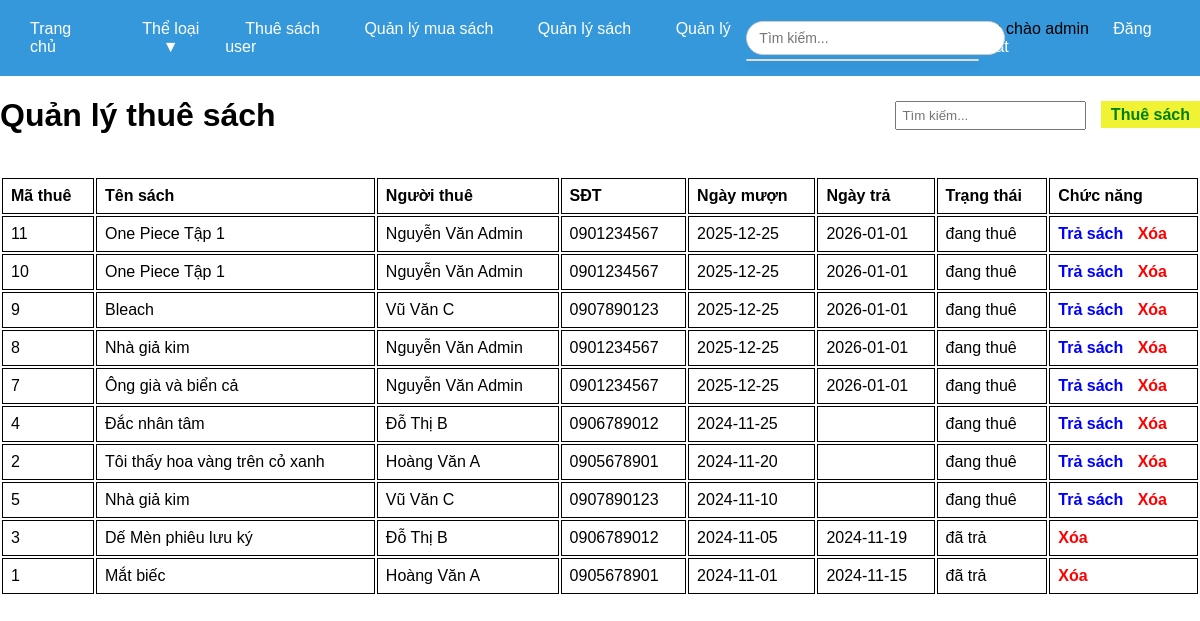
The page /index.php?page_layout=thuesach (signed in) on the database its author committed.
### tables this page shows
CREATE TABLE `thue_sach` (
  `id_muon` int NOT NULL,
  `id_sach` int DEFAULT NULL,
  `id_user` int DEFAULT NULL,
  `ngay_muon` date DEFAULT NULL,
  `ngay_tra` date DEFAULT NULL,
  `trang_thai` varchar(20) DEFAULT 'đang thuê'
);

CREATE TABLE `sach` (
  `id_sach` int NOT NULL,
  `ten_sach` varchar(255) NOT NULL,
  `so_luong` int DEFAULT '0',
  `the_loai` varchar(100) DEFAULT NULL,
  `gia_thue` decimal(10,2) DEFAULT NULL,
  `gia_ban` decimal(10,2) DEFAULT NULL,
  `nam_xuat_ban` int DEFAULT NULL,
  `mo_ta` text,
  `anh_bia` varchar(255) DEFAULT NULL,
  `quoc_gia_id` int DEFAULT NULL
);

CREATE TABLE `nguoi_dung` (
  `id_user` int NOT NULL,
  `ten_dang_nhap` varchar(50) NOT NULL,
  `mat_khau` varchar(255) NOT NULL,
  `ten` varchar(100) NOT NULL,
  `nam_sinh` int DEFAULT NULL,
  `sdt` varchar(15) DEFAULT NULL,
  `email` varchar(100) DEFAULT NULL,
  `quoc_gia_id` int DEFAULT NULL,
  `vai_tro_id` int DEFAULT NULL
);

### thuesach.php (the view, shortened to what this page needs)
<!DOCTYPE html>
<html lang="en">
<head>
</head>
<body>
    <?php
    $isAdmin = ($_SESSION["vai_tro_id"] == 1 || $_SESSION["vai_tro_id"] == 2);
    include "connect.php";
    $username = $_SESSION["username"];
    $sql_user = "SELECT id_user FROM nguoi_dung WHERE ten_dang_nhap = '$username'";
    $result_user = mysqli_query($conn, $sql_user);
    $user_data = mysqli_fetch_assoc($result_user);
    $my_id = $user_data['id_user'];
    ?>
    <div class="header">
        <h1>Quản lý thuê sách</h1>
        <div>
            <input type="text" id="timkiem" onkeyup="timKiemTable()" placeholder="Tìm kiếm..." style="padding: 5px; margin-right: 10px;">
            <a class="them" href="index.php?page_layout=themthue">Thuê sách</a>
        </div>
    </div>
    <table id="myTable">
        <tr>
            <th>Mã thuê</th>
            <th>Tên sách</th>
            <th>Người thuê</th>
            <th>SĐT</th>
            <th>Ngày mượn</th>
            <th>Ngày trả</th>
            <th>Trạng thái</th>
            <th>Chức năng</th>
        </tr>
        <?php
        if($isAdmin) {
            $sql = "SELECT ts.*, s.ten_sach, nd.ten, nd.sdt
                    FROM thue_sach ts
                    JOIN sach s ON ts.id_sach = s.id_sach
                    JOIN nguoi_dung nd ON ts.id_user = nd.id_user
                    ORDER BY ts.ngay_muon DESC";
        }
        $result = mysqli_query($conn, $sql);
        while($row = mysqli_fetch_array($result)){
        ?>
        <tr>
            <td><?php echo $row['id_muon']; ?></td>
            <td><?php echo $row['ten_sach']; ?></td>
            <td><?php echo $row['ten']; ?></td>
            <td><?php echo $row['sdt']; ?></td>
            <td><?php echo $row['ngay_muon']; ?></td>
            <td><?php echo $row['ngay_tra']; ?></td>
            <td><?php echo $row['trang_thai']; ?></td>
            <td>
                <?php
                if($isAdmin || $row['id_user'] == $my_id) {
                ?>
                    <?php if($row['trang_thai'] == 'đang thuê') { ?>
                        <a class="sua" href="trasach.php?id=<?php echo $row['id_muon']; ?>" onclick="return xacNhanXoa('Xác nhận trả sách?')">Trả sách</a>
                    <?php } ?>
                    <a class="xoa" href="xoathue.php?id=<?php echo $row['id_muon']; ?>" onclick="return xacNhanXoa('Bạn có chắc muốn xóa?')">Xóa</a>
                <?php } ?>
            </td>
        </tr>
        <?php } ?>
    </table>
</body>
</html>

### style.css (style rules this page uses)
body { font-family: Arial, sans-serif; margin: 0; }

### thuesach.php (style rules this page uses)
table { margin: 0 auto; width: 100%; }
th, td { border: 1px solid black; padding: 8px; text-align: left; }
.xoa { color: red; text-decoration: none; font-weight: bold; }
.sua { color: blue; text-decoration: none; font-weight: bold; margin-right: 10px; }
.them { color: green; font-weight: bold; background-color: #f0f234; padding: 5px 10px; text-decoration: none; }
.header { display: flex; justify-content: space-between; align-items: center; margin-bottom: 20px; }

### rows shown on the page
thue_sach: id_muon "11", id_sach.ten_sach "One Piece Tập 1", id_user.ten "Nguyễn Văn Admin", id_user.sdt "0901234567", ngay_muon "2025-12-25", ngay_tra "2026-01-01", trang_thai "đang thuê"
thue_sach: id_muon "10", id_sach.ten_sach "One Piece Tập 1", id_user.ten "Nguyễn Văn Admin", id_user.sdt "0901234567", ngay_muon "2025-12-25", ngay_tra "2026-01-01", trang_thai "đang thuê"
thue_sach: id_muon "9", id_sach.ten_sach "Bleach", id_user.ten "Vũ Văn C", id_user.sdt "0907890123", ngay_muon "2025-12-25", ngay_tra "2026-01-01", trang_thai "đang thuê"
thue_sach: id_muon "8", id_sach.ten_sach "Nhà giả kim", id_user.ten "Nguyễn Văn Admin", id_user.sdt "0901234567", ngay_muon "2025-12-25", ngay_tra "2026-01-01", trang_thai "đang thuê"
thue_sach: id_muon "7", id_sach.ten_sach "Ông già và biển cả", id_user.ten "Nguyễn Văn Admin", id_user.sdt "0901234567", ngay_muon "2025-12-25", ngay_tra "2026-01-01", trang_thai "đang thuê"
thue_sach: id_muon "4", id_sach.ten_sach "Đắc nhân tâm", id_user.ten "Đỗ Thị B", id_user.sdt "0906789012", ngay_muon "2024-11-25", trang_thai "đang thuê"
thue_sach: id_muon "2", id_sach.ten_sach "Tôi thấy hoa vàng trên cỏ xanh", id_user.ten "Hoàng Văn A", id_user.sdt "0905678901", ngay_muon "2024-11-20", trang_thai "đang thuê"
thue_sach: id_muon "5", id_sach.ten_sach "Nhà giả kim", id_user.ten "Vũ Văn C", id_user.sdt "0907890123", ngay_muon "2024-11-10", trang_thai "đang thuê"
thue_sach: id_muon "3", id_sach.ten_sach "Dế Mèn phiêu lưu ký", id_user.ten "Đỗ Thị B", id_user.sdt "0906789012", ngay_muon "2024-11-05", ngay_tra "2024-11-19", trang_thai "đã trả"
thue_sach: id_muon "1", id_sach.ten_sach "Mắt biếc", id_user.ten "Hoàng Văn A", id_user.sdt "0905678901", ngay_muon "2024-11-01", ngay_tra "2024-11-15", trang_thai "đã trả"

### other values the page prints
$_SESSION["username"] "admin"
